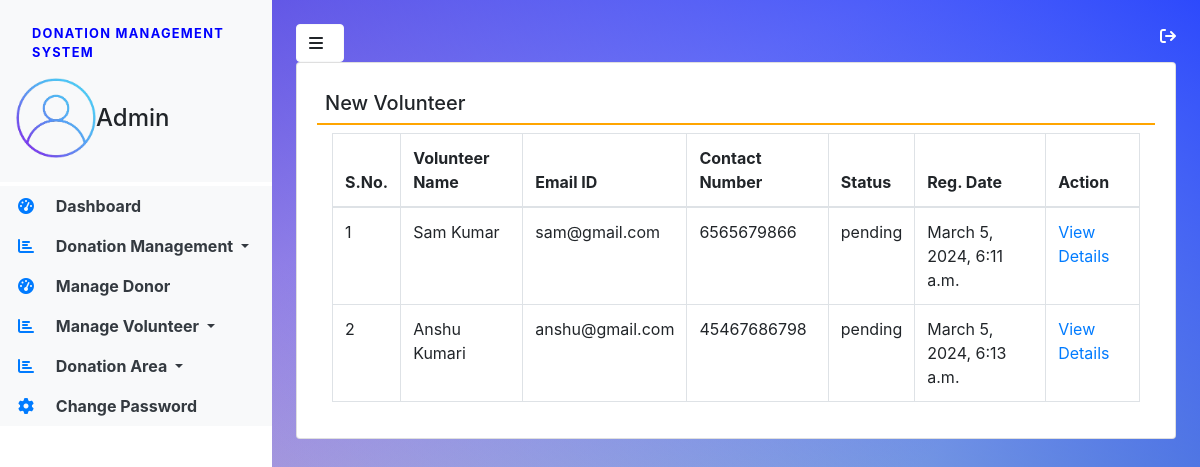
The app's page /new_volunteer (signed in) with its own data.
### donation/models.py (models this page shows, shortened)
class Volunteer(models.Model):
    user = models.ForeignKey(User,on_delete=models.CASCADE)
    contact = models.CharField(max_length=15,null=True)
    address = models.CharField(max_length=300,null=True)
    userpic = models.FileField(null=True)
    idpic = models.FileField(null=True)
    aboutme = models.CharField(max_length=300,null=True)
    status = models.CharField(max_length=20, null=True)
    regdate = models.DateTimeField(auto_now_add=True)
    adminremark = models.CharField(max_length=300, null=True)
    aboutme = models.CharField(max_length=300, null=True)
    updationdate = models.DateField(null=True)

### DonationManagementSystem/views.py (the view)
# urls.py: path('new_volunteer', new_volunteer, name='new_volunteer'),
def new_volunteer(request):
    if not request.user.is_authenticated:
        return redirect('admin_login')
    volunteer = Volunteer.objects.filter(status="pending")
    return render(request, 'new_volunteer.html', locals())

### donation/templates/new_volunteer.html
{% extends 'admin_base.html' %}
{% block main %}
<div class="card shadow">
<div class="card-body">
    <h5 class="p-2" style="border-bottom: 2px solid orange">New Volunteer</h5>
    <div class="container-fluid">
        <table id="example" class="table table-bordered">
            <thead>
            <tr>
                <th>S.No.</th>
                <th>Volunteer Name</th>
                <th>Email ID</th>
                <th>Contact Number</th>
                <th>Status</th>
                <th>Reg. Date</th>
                <th>Action</th>
            </tr>
            </thead>
            <tbody>
                {% for i in volunteer %}
                <tr>
                    <td>{{ forloop.counter }}</td>
                    <td>{{ i.user.first_name}} {{ i.user.last_name }}</td>
                    <td>{{ i.user.username}}</td>
                    <td>{{ i.contact}}</td>
                    <td>{{ i.status }}</td>
                    <td>{{ i.regdate}}</td>
                    <td><a href="{% url 'view_volunteerdetail'  i.id %}" class="text-primary">View Details</a></td>
                </tr>
                {% endfor %}
            </tbody>
        </table>
    </div>
</div>
</div>
{% endblock %}

### donation/static/css/sidebar.css (style rules this page uses)
body { backgroud-image: linear-gradient(136.9deg,rgba(109,25,252,1) 16.4%,rgba(125,31,160,100)); background: linear-gradient(217deg, rgba(0, 34, 255, 0.8), rgba(255,0,0,0) 70.71%), linear-gradient(127deg, rgba(86, 32, 196, 0.8), rgba(0,255,0,0) 70.71%), linear-gradient(336deg, rgba(62, 147, 150, 0.8), rgba(0,0,255,0) 70.71%);; min-height: 100vh; }

### records on screen
Volunteer: user.first_name "Sam", user.last_name "Kumar", user.username "sam@gmail.com", contact "6565679866", status "pending", regdate "March 5, 2024, 6:11 a.m."
Volunteer: user.first_name "Anshu", user.last_name "Kumari", user.username "anshu@gmail.com", contact "45467686798", status "pending", regdate "March 5, 2024, 6:13 a.m."
